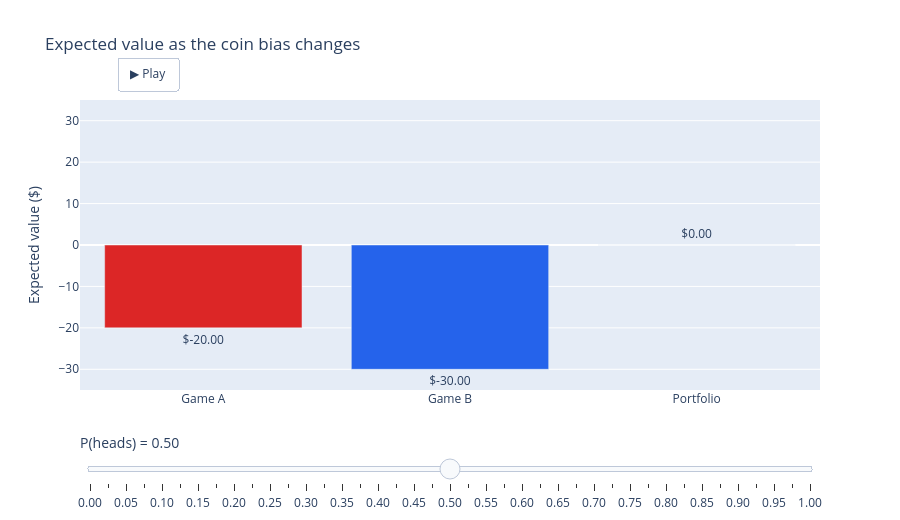

Notebook code for this chart:
### Markdown cell above
## The casino analogy

Imagine you are in a casino. There is one coin. Every game in the casino is driven by flips of this same coin. Two of the games are:

**Game A:**
- Heads: you win $10.
- Tails: you lose $20.

**Game B:**
- Heads: you win $15.
- Tails: you lose $30.

Both games depend on the same coin. **Neither game, on its own, can be priced without knowing the probability of heads.** If the coin is fair, Game A has expected value

$$
\frac{1}{2}(10) + \frac{1}{2}(-20) = -5.
$$

If heads comes up 60% of the time, the expected value is

$$
0.6(10) + 0.4(-20) = -2.
$$

Different answers. Different prices. Unless we know the probability of heads, we cannot price Game A. Same for Game B.

Now suppose you take a **combination**:

- **Long 3 units of Game A**
- **Short 2 units of Game B**

What is your payoff?

| Outcome | From 3 × Game A | From −2 × Game B | Total |
|---|---|---|---|
| Heads | $3 \times 10 = 30$ | $-2 \times 15 = -30$ | $0$ |
| Tails | $3 \times (-20) = -60$ | $-2 \times (-30) = +60$ | $0$ |

**You get $0 regardless of the coin.** The randomness has cancelled. The combination is **riskless**. More importantly we know the expected payoff for this portfolio.

And because it is riskless, its value today must be exactly $0$. If it cost more than $0$, you could short it for free money. If it cost less than $0$, you could buy it for free money.

**Notice what just happened.** We priced a combination of the two games **without knowing the probability of heads.** The randomness cancelled, and no arbitrage conditionality did the rest.

This is exactly the idea behind Black–Scholes.

### Code cell
import numpy as np
import plotly.graph_objects as go

A_heads, A_tails = 10, -20
B_heads, B_tails = 15, -30
w_A, w_B = 3, -2
port_heads = w_A * A_heads + w_B * B_heads
port_tails = w_A * A_tails + w_B * B_tails

p_values = np.linspace(0, 1, 41)

EV_A    = p_values * A_heads    + (1 - p_values) * A_tails
EV_B    = p_values * B_heads    + (1 - p_values) * B_tails
EV_port = p_values * port_heads + (1 - p_values) * port_tails

# --- Build frames ---
def bar_frame(i):
    return go.Bar(
        x=["Game A", "Game B", "Portfolio"],
        y=[EV_A[i], EV_B[i], EV_port[i]],
        marker_color=["#dc2626", "#2563eb", "#16a34a"],
        text=[f"${EV_A[i]:.2f}", f"${EV_B[i]:.2f}", f"${EV_port[i]:.2f}"],
        textposition="outside",
        showlegend=False,
    )

frames = [
    go.Frame(data=[bar_frame(i)], name=f"{p:.2f}")
    for i, p in enumerate(p_values)
]

fig = go.Figure(
    data=[bar_frame(0)],
    frames=frames,
    layout=go.Layout(
        title="Expected value as the coin bias changes",
        yaxis=dict(title="Expected value ($)", range=[-35, 35]),
        xaxis=dict(title=""),
        height=520,
        updatemenus=[dict(
            type="buttons",
            showactive=False,
            x=0.05, y=1.15, xanchor="left",
            buttons=[dict(
                label="▶ Play",
                method="animate",
                args=[None, {"frame": {"duration": 250, "redraw": True},
                             "fromcurrent": True,
                             "transition": {"duration": 80}}],
            )],
        )],
        sliders=[dict(
            active=20,
            currentvalue=dict(prefix="P(heads) = ", font=dict(size=14)),
            pad=dict(t=40),
            steps=[
                dict(
                    method="animate",
                    args=[[f"{p:.2f}"],
                          {"frame": {"duration": 0, "redraw": True},
                           "mode": "immediate"}],
                    label=f"{p:.2f}",
                )
                for p in p_values
            ],
        )],
    ),
)

fig.show()

### Figure 1 — Plotly figure (JSON) as saved in the notebook; plotly's stock layout.template omitted (floating-point values rounded to 4 significant figures)
{"data": [{"marker": {"color": ["#dc2626", "#2563eb", "#16a34a"]}, "showlegend": false, "text": ["$-20.00", "$-30.00", "$0.00"], "textposition": "outside", "type": "bar", "x": ["Game A", "Game B", "Portfolio"], "y": [-20, -30, 0]}], "layout": {"height": 520, "sliders": [{"active": 20, "currentvalue": {"font": {"size": 14}, "prefix": "P(heads) = "}, "pad": {"t": 40}, "steps": [{"args": [["0.00"], {"frame": {"duration": 0, "redraw": true}, "mode": "immediate"}], "label": "0.00", "method": "animate"}, {"args": [["0.03"], {"frame": {"duration": 0, "redraw": true}, "mode": "immediate"}], "label": "0.03", "method": "animate"}, {"args": [["0.05"], {"frame": {"duration": 0, "redraw": true}, "mode": "immediate"}], "label": "0.05", "method": "animate"}, {"args": [["0.08"], {"frame": {"duration": 0, "redraw": true}, "mode": "immediate"}], "label": "0.08", "method": "animate"}, {"args": [["0.10"], {"frame": {"duration": 0, "redraw": true}, "mode": "immediate"}], "label": "0.10", "method": "animate"}, {"args": [["0.12"], {"frame": {"duration": 0, "redraw": true}, "mode": "immediate"}], "label": "0.12", "method": "animate"}, {"args": [["0.15"], {"frame": {"duration": 0, "redraw": true}, "mode": "immediate"}], "label": "0.15", "method": "animate"}, {"args": [["0.18"], {"frame": {"duration": 0, "redraw": true}, "mode": "immediate"}], "label": "0.18", "method": "animate"}, {"args": [["0.20"], {"frame": {"duration": 0, "redraw": true}, "mode": "immediate"}], "label": "0.20", "method": "animate"}, {"args": [["0.23"], {"frame": {"duration": 0, "redraw": true}, "mode": "immediate"}], "label": "0.23", "method": "animate"}, {"args": [["0.25"], {"frame": {"duration": 0, "redraw": true}, "mode": "immediate"}], "label": "0.25", "method": "animate"}, {"args": [["0.28"], {"frame": {"duration": 0, "redraw": true}, "mode": "immediate"}], "label": "0.28", "method": "animate"}, {"args": [["0.30"], {"frame": {"duration": 0, "redraw": true}, "mode": "immediate"}], "label": "0.30", "method": "animate"}, {"args": [["0.33"], {"frame": {"duration": 0, "redraw": true}, "mode": "immediate"}], "label": "0.33", "method": "animate"}, {"args": [["0.35"], {"frame": {"duration": 0, "redraw": true}, "mode": "immediate"}], "label": "0.35", "method": "animate"}, {"args": [["0.38"], {"frame": {"duration": 0, "redraw": true}, "mode": "immediate"}], "label": "0.38", "method": "animate"}, {"args": [["0.40"], {"frame": {"duration": 0, "redraw": true}, "mode": "immediate"}], "label": "0.40", "method": "animate"}, {"args": [["0.43"], {"frame": {"duration": 0, "redraw": true}, "mode": "immediate"}], "label": "0.43", "method": "animate"}, {"args": [["0.45"], {"frame": {"duration": 0, "redraw": true}, "mode": "immediate"}], "label": "0.45", "method": "animate"}, {"args": [["0.48"], {"frame": {"duration": 0, "redraw": true}, "mode": "immediate"}], "label": "0.48", "method": "animate"}, {"args": [["0.50"], {"frame": {"duration": 0, "redraw": true}, "mode": "immediate"}], "label": "0.50", "method": "animate"}, {"args": [["0.53"], {"frame": {"duration": 0, "redraw": true}, "mode": "immediate"}], "label": "0.53", "method": "animate"}, {"args": [["0.55"], {"frame": {"duration": 0, "redraw": true}, "mode": "immediate"}], "label": "0.55", "method": "animate"}, {"args": [["0.58"], {"frame": {"duration": 0, "redraw": true}, "mode": "immediate"}], "label": "0.58", "method": "animate"}, {"args": [["0.60"], {"frame": {"duration": 0, "redraw": true}, "mode": "immediate"}], "label": "0.60", "method": "animate"}, {"args": [["0.62"], {"frame": {"duration": 0, "redraw": true}, "mode": "immediate"}], "label": "0.62", "method": "animate"}, {"args": [["0.65"], {"frame": {"duration": 0, "redraw": true}, "mode": "immediate"}], "label": "0.65", "method": "animate"}, {"args": [["0.68"], {"frame": {"duration": 0, "redraw": true}, "mode": "immediate"}], "label": "0.68", "method": "animate"}, {"args": [["0.70"], {"frame": {"duration": 0, "redraw": true}, "mode": "immediate"}], "label": "0.70", "method": "animate"}, {"args": [["0.73"], {"frame": {"duration": 0, "redraw": true}, "mode": "immediate"}], "label": "0.73", "method": "animate"}, {"args": [["0.75"], {"frame": {"duration": 0, "redraw": true}, "mode": "immediate"}], "label": "0.75", "method": "animate"}, {"args": [["0.78"], {"frame": {"duration": 0, "redraw": true}, "mode": "immediate"}], "label": "0.78", "method": "animate"}, {"args": [["0.80"], {"frame": {"duration": 0, "redraw": true}, "mode": "immediate"}], "label": "0.80", "method": "animate"}, {"args": [["0.83"], {"frame": {"duration": 0, "redraw": true}, "mode": "immediate"}], "label": "0.83", "method": "animate"}, {"args": [["0.85"], {"frame": {"duration": 0, "redraw": true}, "mode": "immediate"}], "label": "0.85", "method": "animate"}, {"args": [["0.88"], {"frame": {"duration": 0, "redraw": true}, "mode": "immediate"}], "label": "0.88", "method": "animate"}, {"args": [["0.90"], {"frame": {"duration": 0, "redraw": true}, "mode": "immediate"}], "label": "0.90", "method": "animate"}, {"args": [["0.93"], {"frame": {"duration": 0, "redraw": true}, "mode": "immediate"}], "label": "0.93", "method": "animate"}, {"args": [["0.95"], {"frame": {"duration": 0, "redraw": true}, "mode": "immediate"}], "label": "0.95", "method": "animate"}, {"args": [["0.98"], {"frame": {"duration": 0, "redraw": true}, "mode": "immediate"}], "label": "0.98", "method": "animate"}, {"args": [["1.00"], {"frame": {"duration": 0, "redraw": true}, "mode": "immediate"}], "label": "1.00", "method": "animate"}]}], "title": {"text": "Expected value as the coin bias changes"}, "updatemenus": [{"buttons": [{"args": [null, {"frame": {"duration": 250, "redraw": true}, "fromcurrent": true, "transition": {"duration": 80}}], "label": "▶ Play", "method": "animate"}], "showactive": false, "type": "buttons", "x": 0.05, "xanchor": "left", "y": 1.15}], "xaxis": {"title": {"text": ""}}, "yaxis": {"range": [-35, 35], "title": {"text": "Expected value ($)"}}}}
